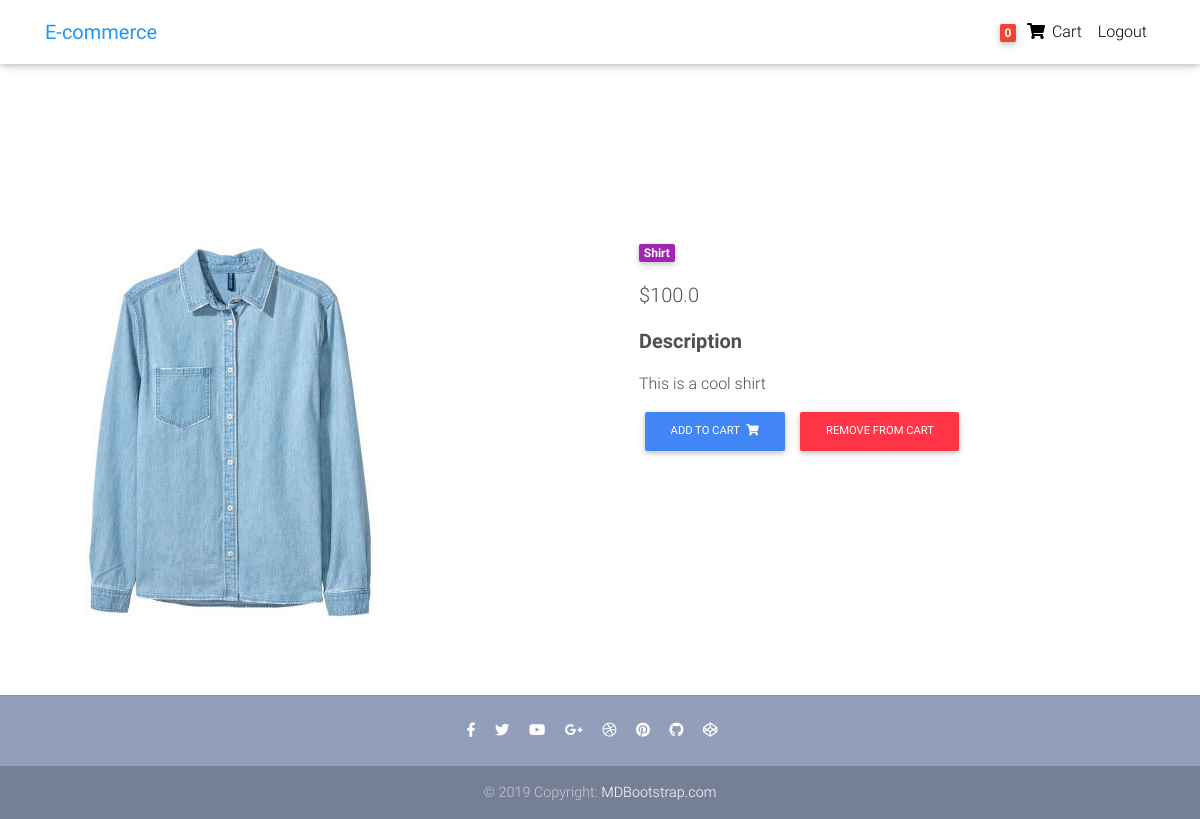
The page /product/1 (signed in) on the database its author committed.
### core/models.py (models this page shows, shortened)
class Order(models.Model):
    user = models.ForeignKey(settings.AUTH_USER_MODEL, on_delete=models.CASCADE)
    ref_code = models.CharField(max_length=20)
    items = models.ManyToManyField(OrderItem)
    start_date = models.DateTimeField(auto_now_add=True)
    ordered_date = models.DateTimeField()
    ordered = models.BooleanField(default=False)
    billing_address = models.ForeignKey(
        'Address', related_name='billing_address' ,on_delete=models.SET_NULL, blank=True, null=True)
    shipping_address = models.ForeignKey(
        'Address',  related_name='shipping_address', on_delete=models.SET_NULL, blank=True, null=True)
    payment = models.ForeignKey(
        'Payment', on_delete=models.SET_NULL, blank=True, null=True)
    coupon = models.ForeignKey(
        'Coupon', on_delete=models.SET_NULL, blank=True, null=True)
    being_delivered = models.BooleanField(default=False)
    received = models.BooleanField(default=False)
    refund_requested = models.BooleanField(default=False)
    refund_granted = models.BooleanField(default=False)

class Item(models.Model):
    title = models.CharField(max_length=100)
    price = models.FloatField()
    discount_price = models.FloatField(blank=True, null=True)
    category = models.CharField(choices=CATEGORY_CHOICES, max_length=2)
    label = models.CharField(choices=LABEL_CHOICES, max_length=1)
    slug = models.SlugField()
    description = models.TextField()
    image = models.ImageField()
    def get_add_to_cart_url(self):
        return reverse("core:add-to-cart", kwargs={'slug': self.slug})
    def get_remove_from_cart_url(self):
            return reverse("core:remove-from-cart", kwargs={'slug': self.slug})

### core/views.py (the view)
# urls.py: path("product/<slug>", views.ProductDetailView.as_view(), name="product"),
class ProductDetailView(DetailView):
    model = Item
    template_name = "core/product-page.html"

### core/templatetags/cart_template_tags.py (called while the page is built)
@register.filter
def cart_item_count(user):
    if user.is_authenticated:
        qs = Order.objects.filter(user=user, ordered=False)
        if qs.exists():
            return qs[0].items.count()
    return 0

### core/templates/core/product-page.html (shortened to what this page needs)
{% extends 'core/base.html' %}
{% block content %}
  <main class="mt-5 pt-4">
    <div class="container dark-grey-text mt-5">
      <div class="row wow fadeIn">
        <div class="col-md-6 mb-4">
          <img src={{ item.image.url }} class="img-fluid" alt="">
        </div>
        <div class="col-md-6 mb-4">
          <div class="p-4">
            <div class="mb-3">
              <a href="">
                <span class="badge purple mr-1">{{ object.get_category_display }}</span>
              </a>
            </div>
            <p class="lead">
              {% if object.discount_price %}
                  <span class="mr-1">
                    <del>${{ object.price }}</del>
                  </span>
                  <span>${{ object.discount_price }}</span>
              {% else %}
                  <span>${{ object.price }}</span>
              {% endif %}
            </p>
            <p class="lead font-weight-bold">Description</p>
            <p>{{object.description}}</p>
            <a href="{{ object.get_add_to_cart_url }}" class="btn btn-primary btn-md my-0 p">
              Add to cart
              <i class="fas fa-shopping-cart ml-1"></i>
            </a>
            <a href="{{ object.get_remove_from_cart_url }}" class="btn btn-danger btn-md my-0 p">
              remove from cart
            </a>
          </div>
        </div>
      </div>
      </div>
  </main>
{% endblock %}

### core/templates/core/navbar.html (shortened to what this page needs)
 {% load cart_template_tags %}
  <nav class="navbar fixed-top navbar-expand-lg navbar-light white scrolling-navbar">
    <div class="container">
      <a class="navbar-brand waves-effect" href="{% url 'core:home' %}">
        <strong class="blue-text">E-commerce</strong>
      </a>
      <div class="collapse navbar-collapse" id="navbarSupportedContent">
        <ul class="navbar-nav nav-flex-icons">
          {% if request.user.is_authenticated %}
          <li class="nav-item">
            <a href="{% url 'core:order-summary' %}" class="nav-link waves-effect">
              <span class="badge red z-depth-1 mr-1"> {{request.user | cart_item_count}} </span>
              <i class="fas fa-shopping-cart"></i>
              <span class="clearfix d-none d-sm-inline-block"> Cart </span>
            </a>
            <li class="nav-item">
            <a class="nav-link waves-effect", href="{% url 'account_logout' %}">
              <span class="clearfix d-none d-sm-inline-block"> Logout </span>
            </a>
          </li>
          </li>
          {% endif %}
        </ul>
      </div>
    </div>
  </nav>

### core/templates/core/style.html (style rules this page uses)
html, body, header, .carousel { height: 60vh; }

### rows shown on the page
Item: image (picture), category "Shirt", price "100.0", description "This is a cool shirt"

### other values the page prints
{{ request.user | cart_item_count }} "0"
